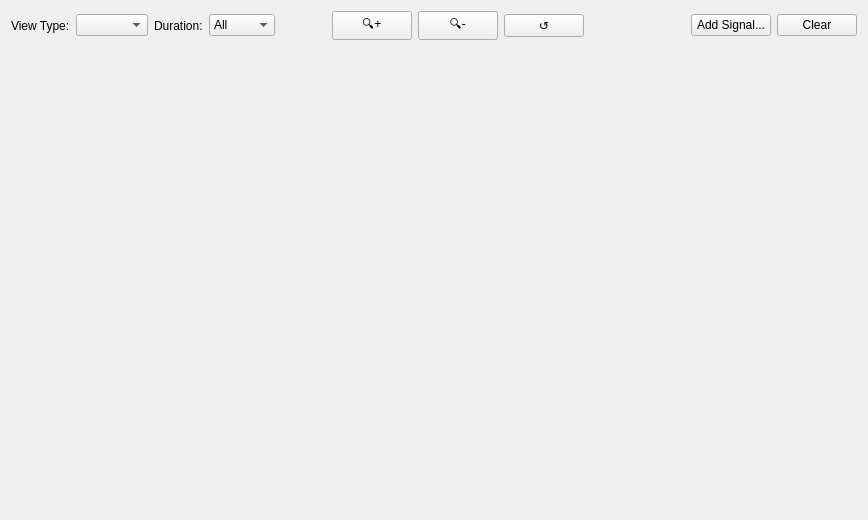
<?xml version="1.0" encoding="UTF-8"?>
<ui version="4.0">
 <class>GraphWindow</class>
 <widget class="QWidget" name="GraphWindow">
  <property name="geometry">
   <rect>
    <x>0</x>
    <y>0</y>
    <width>868</width>
    <height>520</height>
   </rect>
  </property>
  <property name="windowTitle">
   <string>Visualization View</string>
  </property>
  <layout class="QVBoxLayout" name="verticalLayout">
   <item>
    <layout class="QHBoxLayout" name="toolbarLayout">
     <item>
      <widget class="QLabel" name="label">
       <property name="text">
        <string>View Type:</string>
       </property>
      </widget>
     </item>
     <item>
      <widget class="QComboBox" name="viewSelector"/>
     </item>
     <item>
      <widget class="QLabel" name="label_2">
       <property name="text">
        <string>Duration:</string>
       </property>
      </widget>
     </item>
     <item>
      <widget class="QComboBox" name="durationSelector">
       <item>
        <property name="text">
         <string>All</string>
        </property>
       </item>
       <item>
        <property name="text">
         <string>1 min</string>
        </property>
       </item>
       <item>
        <property name="text">
         <string>5 min</string>
        </property>
       </item>
       <item>
        <property name="text">
         <string>10 min</string>
        </property>
       </item>
       <item>
        <property name="text">
         <string>15 min</string>
        </property>
       </item>
       <item>
        <property name="text">
         <string>30 min</string>
        </property>
       </item>
      </widget>
     </item>
     <item>
      <spacer name="horizontalSpacer_3">
       <property name="orientation">
        <enum>Qt::Horizontal</enum>
       </property>
       <property name="sizeHint" stdset="0">
        <size>
         <width>30</width>
         <height>20</height>
        </size>
       </property>
      </spacer>
     </item>
     <item>
      <widget class="QPushButton" name="zoomInButton">
       <property name="sizePolicy">
        <sizepolicy hsizetype="Minimum" vsizetype="Fixed">
         <horstretch>0</horstretch>
         <verstretch>0</verstretch>
        </sizepolicy>
       </property>
       <property name="toolTip">
        <string>Zoom In</string>
       </property>
       <property name="text">
        <string>🔍+</string>
       </property>
      </widget>
     </item>
     <item>
      <widget class="QPushButton" name="zoomOutButton">
       <property name="toolTip">
        <string>Zoom Out</string>
       </property>
       <property name="text">
        <string>🔍-</string>
       </property>
      </widget>
     </item>
     <item>
      <widget class="QPushButton" name="resetZoomButton">
       <property name="toolTip">
        <string>Reset Zoom</string>
       </property>
       <property name="text">
        <string>↺</string>
       </property>
      </widget>
     </item>
     <item>
      <spacer name="horizontalSpacer">
       <property name="orientation">
        <enum>Qt::Horizontal</enum>
       </property>
       <property name="sizeHint" stdset="0">
        <size>
         <width>40</width>
         <height>20</height>
        </size>
       </property>
      </spacer>
     </item>
     <item>
      <spacer name="horizontalSpacer_2">
       <property name="orientation">
        <enum>Qt::Horizontal</enum>
       </property>
       <property name="sizeHint" stdset="0">
        <size>
         <width>30</width>
         <height>20</height>
        </size>
       </property>
      </spacer>
     </item>
     <item>
      <widget class="QPushButton" name="addSignalButton">
       <property name="text">
        <string>Add Signal...</string>
       </property>
      </widget>
     </item>
     <item>
      <widget class="QPushButton" name="clearButton">
       <property name="text">
        <string>Clear</string>
       </property>
      </widget>
     </item>
    </layout>
   </item>
   <item>
    <widget class="QStackedWidget" name="stackedWidget">
     <property name="currentIndex">
      <number>-1</number>
     </property>
    </widget>
   </item>
  </layout>
 </widget>
 <resources/>
 <connections/>
</ui>
